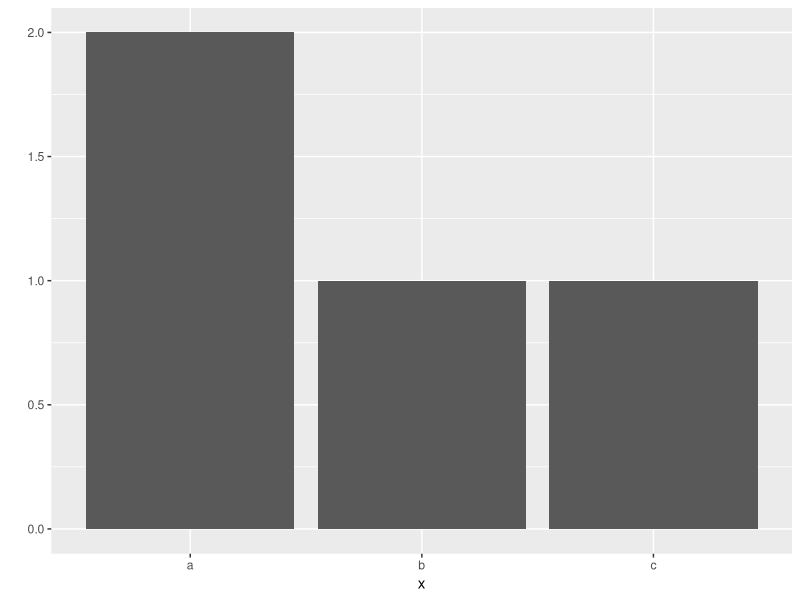
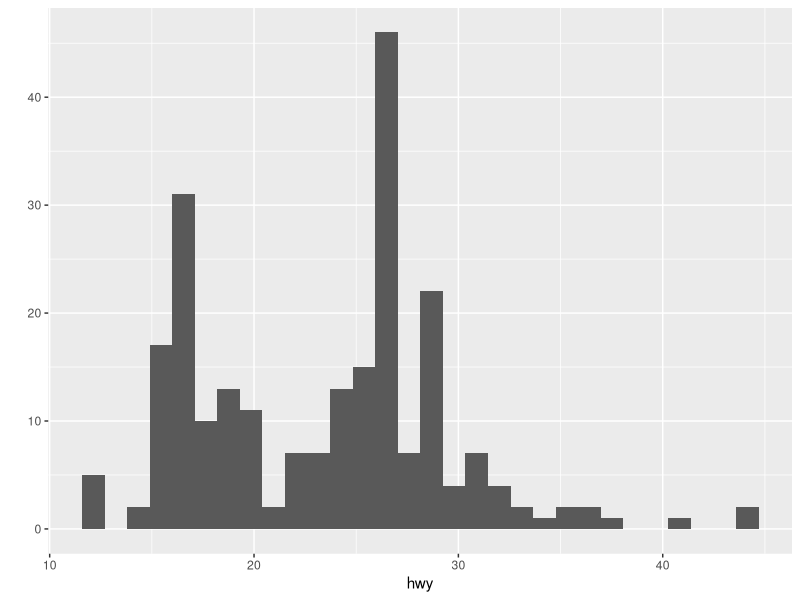
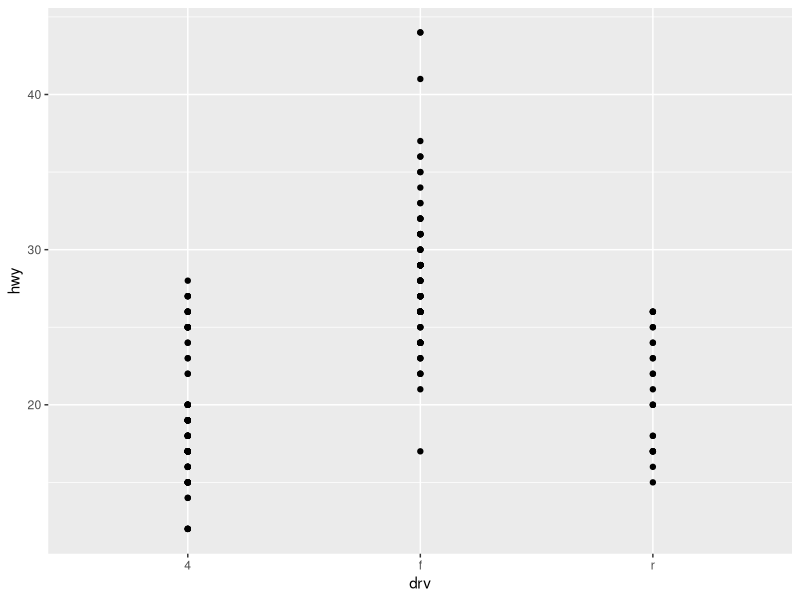
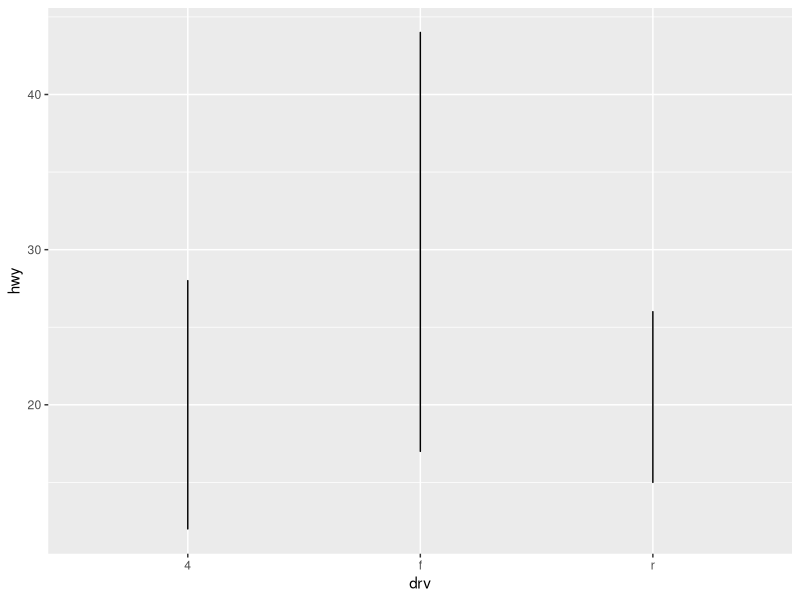
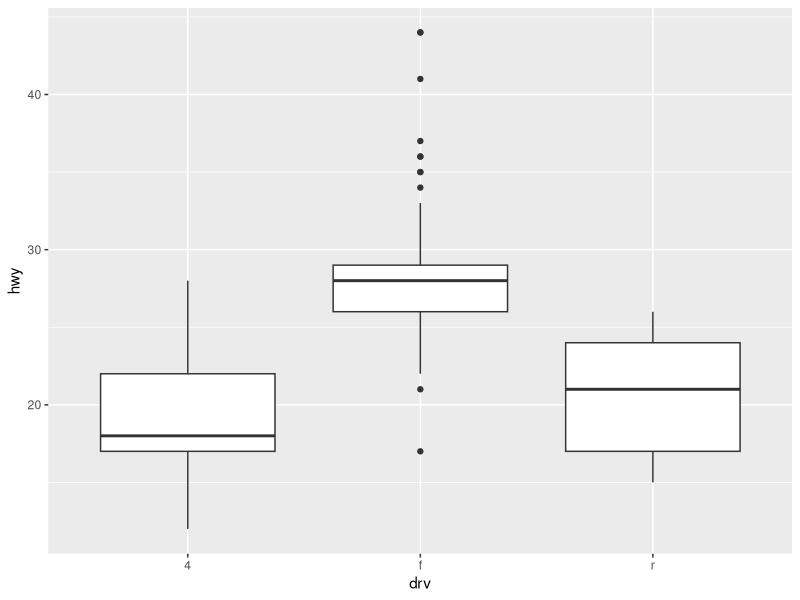
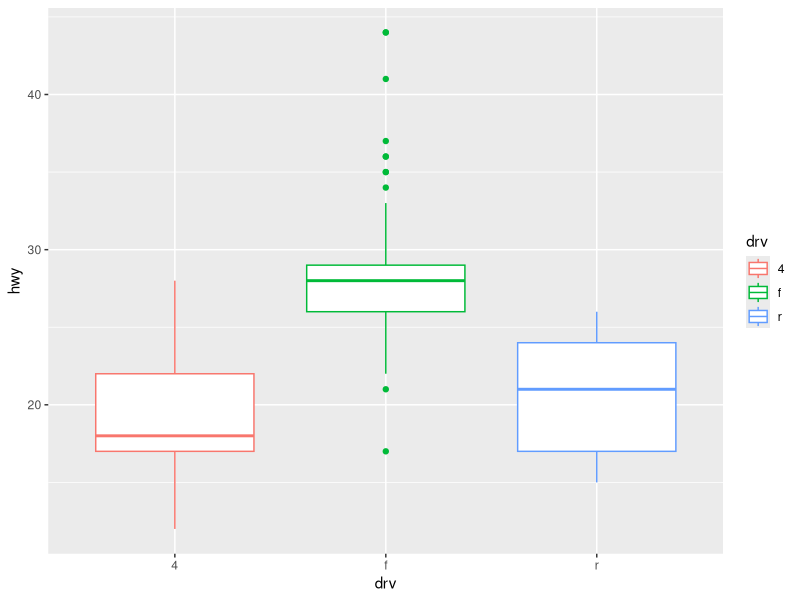
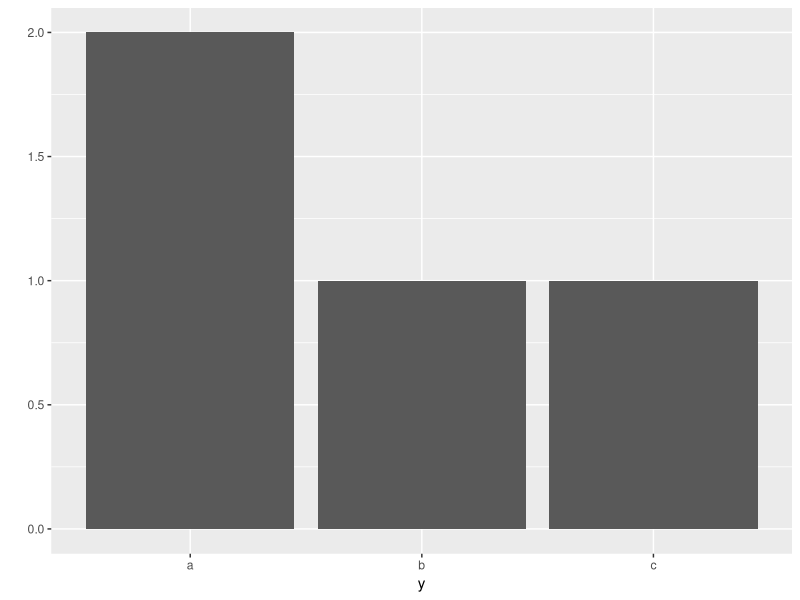
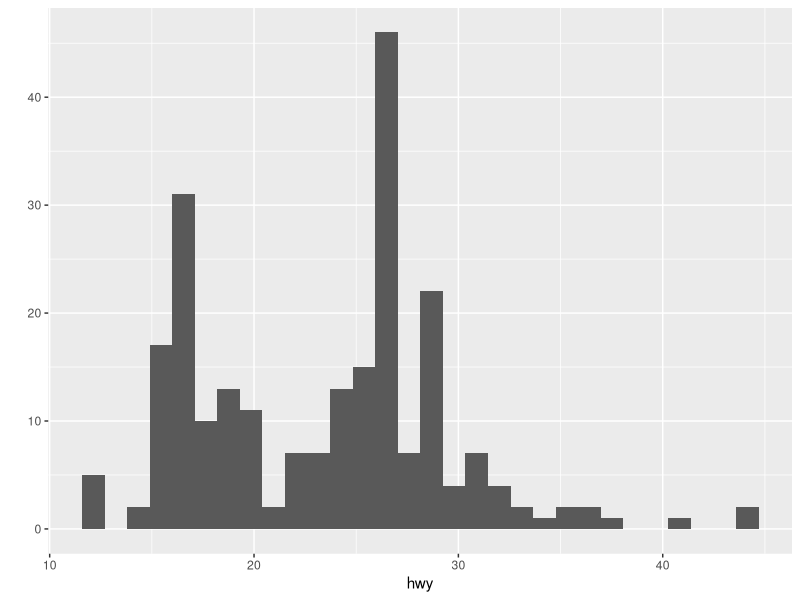

Reproduce these figures in R, in order.
a <- 1
a

b <- 2
b

c <- 3
c

d <- 3.5
d

a+b
a+b+c
4/b
5*b

var1 <- c(1, 2, 5, 7, 8)
var1
var2 <- c(1:5)
var2
var3 <- seq(1, 5)
var3
var4 <- seq(1, 10, by = 2)
var4
var5 <- seq(1, 10, by = 3)
var5
var1
var1+2
str4 <- c("a", "b", "c")
str4
str5 <- c("Hello!", "World", "is", "good!")
str5

x <- c(1, 2, 3)
x

mean(x)
max(x)
min(x)

paste(str5, collapse = " ")

x_mean <- mean(x)
x_mean

str5_paste <- paste(str5, collapse = " ")
str5_paste

install.packages("ggplot2")
library(ggplot2)

x <- c("a", "a", "b", "c")
x
qplot(x)

qplot(data = mpg, x = hwy)

qplot(data = mpg, x = drv, y = hwy)

qplot(data = mpg, x = drv, y = hwy, geom = "line")

qplot(data = mpg, x = drv, y = hwy, geom = "boxplot")

qplot(data = mpg, x = drv, y = hwy, geom = "boxplot", colour = drv)

?qplot

aa <- 80
bb <- 60
cc <- 70
dd <- 50
ee <- 90

mean(aa, bb, cc, dd, ee) # 이거는 왜 80이 나오는가?
score <- c(aa, bb, cc, dd, ee)
mean(score)

?mean

str1 <- "a"
str1

str2 <- "text"
str2

str3 <- "Hello World!"
str3

str4 <- c("a", "b", "c")
str4

str5 <- c("Hello!", "World", "is", "good!")
str5

paste(str5, collapse = " ")

x <- c(1, 2, 3)
x_mean <- mean(x)
x_mean

str5_paste <- paste(str5, collapse = " ")
str5_paste

y <- c("a", "a", "b", "c")
y

qplot(y)

qplot(data = mpg, x = hwy)
qplot(data = mpg, x = cty)
qplot(data = mpg, x = drv, y = hwy)
qplot(data = mpg, x = drv, y = hwy, geom = "line")
qplot(data = mpg, x = drv, y = hwy, geom = "boxplot")
qplot(data = mpg, x = drv, y = hwy, geom = "boxplot", colour = drv)

